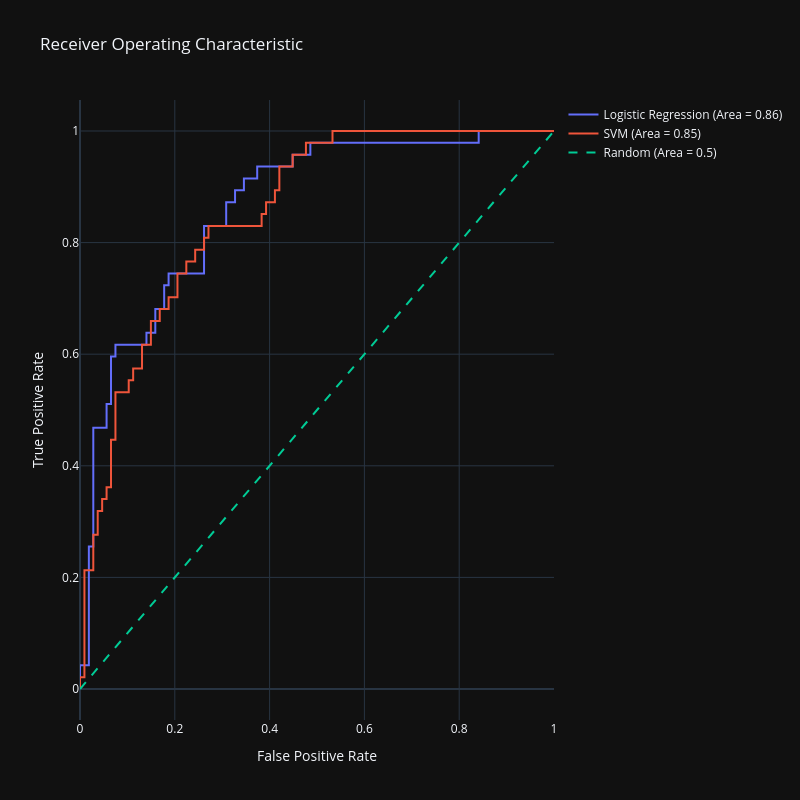

Notebook source saved alongside this figure:
### Code cell
import numpy as np
import plotly.graph_objects as go
from sklearn.linear_model import LogisticRegression
from sklearn.svm import SVC
from sklearn.metrics import roc_curve, roc_auc_score
from sklearn.preprocessing import StandardScaler

# Assuming that X_train, X_test, y_train, y_test are already defined

# SVM requires feature scaling for better performance
scaler = StandardScaler()
X_train_scaled = scaler.fit_transform(X_train)
X_test_scaled = scaler.transform(X_test)

# Logistic Regression model
lr_model = LogisticRegression(max_iter=1000)
lr_model.fit(X_train, y_train)
lr_scores = lr_model.predict_proba(X_test)[:,1]

# SVM model
svm_model = SVC(probability=True)
svm_model.fit(X_train_scaled, y_train)
svm_scores = svm_model.predict_proba(X_test_scaled)[:,1]

# Generate ROC curve data for logistic regression model
lr_fpr, lr_tpr, lr_thresholds = roc_curve(y_test, lr_scores)
lr_auc = roc_auc_score(y_test, lr_scores)

# Generate ROC curve data for SVM model
svm_fpr, svm_tpr, svm_thresholds = roc_curve(y_test, svm_scores)
svm_auc = roc_auc_score(y_test, svm_scores)

# Generate a trace for the Logistic Regression ROC curve
trace0 = go.Scatter(
    x=lr_fpr,
    y=lr_tpr,
    mode='lines',
    name=f'Logistic Regression (Area = {lr_auc:.2f})'
)

# Generate a trace for the SVM ROC curve
trace1 = go.Scatter(
    x=svm_fpr,
    y=svm_tpr,
    mode='lines',
    name=f'SVM (Area = {svm_auc:.2f})'
)

# Diagonal line
trace2 = go.Scatter(
    x=[0, 1],
    y=[0, 1],
    mode='lines',
    name='Random (Area = 0.5)',
    line=dict(dash='dash')
)

data = [trace0, trace1, trace2]

# Define layout with square aspect ratio
layout = go.Layout(
    title='Receiver Operating Characteristic',
    xaxis=dict(title='False Positive Rate'),
    yaxis=dict(title='True Positive Rate'),
    autosize=False,
    width=800,
    height=800,
    showlegend=True
)

# Define figure and add data
fig = go.Figure(data=data, layout=layout)

# Show figure
fig.show()

### Figure 1 — Plotly figure (JSON) as saved in the notebook; plotly's stock layout.template omitted (floating-point values rounded to 4 significant figures)
{"data": [{"mode": "lines", "name": "Logistic Regression (Area = 0.86)", "x": [0.0, 0.0, 0.0, 0.01869, 0.01869, 0.02804, 0.02804, 0.05607, 0.05607, 0.06542, 0.06542, 0.07477, 0.07477, 0.1402, 0.1402, 0.1589, 0.1589, 0.1776, 0.1776, 0.1869, 0.1869, 0.2617, 0.2617, 0.3084, 0.3084, 0.3271, 0.3271, 0.3458, 0.3458, 0.3738, 0.3738, 0.4486, 0.4486, 0.486, 0.486, 0.8411, 0.8411, 1.0], "y": [0.0, 0.02128, 0.04255, 0.04255, 0.2553, 0.2553, 0.4681, 0.4681, 0.5106, 0.5106, 0.5957, 0.5957, 0.617, 0.617, 0.6383, 0.6383, 0.6809, 0.6809, 0.7234, 0.7234, 0.7447, 0.7447, 0.8298, 0.8298, 0.8723, 0.8723, 0.8936, 0.8936, 0.9149, 0.9149, 0.9362, 0.9362, 0.9574, 0.9574, 0.9787, 0.9787, 1.0, 1.0], "type": "scatter"}, {"mode": "lines", "name": "SVM (Area = 0.85)", "x": [0.0, 0.0, 0.009346, 0.009346, 0.02804, 0.02804, 0.03738, 0.03738, 0.04673, 0.04673, 0.05607, 0.05607, 0.06542, 0.06542, 0.07477, 0.07477, 0.1028, 0.1028, 0.1121, 0.1121, 0.1308, 0.1308, 0.1495, 0.1495, 0.1682, 0.1682, 0.1869, 0.1869, 0.2056, 0.2056, 0.2243, 0.2243, 0.243, 0.243, 0.2617, 0.2617, 0.271, 0.271, 0.3832, 0.3832, 0.3925, 0.3925, 0.4112, 0.4112, 0.4206, 0.4206, 0.4486, 0.4486, 0.4766, 0.4766, 0.5327, 0.5327, 1.0], "y": [0.0, 0.02128, 0.02128, 0.2128, 0.2128, 0.2766, 0.2766, 0.3191, 0.3191, 0.3404, 0.3404, 0.3617, 0.3617, 0.4468, 0.4468, 0.5319, 0.5319, 0.5532, 0.5532, 0.5745, 0.5745, 0.617, 0.617, 0.6596, 0.6596, 0.6809, 0.6809, 0.7021, 0.7021, 0.7447, 0.7447, 0.766, 0.766, 0.7872, 0.7872, 0.8085, 0.8085, 0.8298, 0.8298, 0.8511, 0.8511, 0.8723, 0.8723, 0.8936, 0.8936, 0.9362, 0.9362, 0.9574, 0.9574, 0.9787, 0.9787, 1.0, 1.0], "type": "scatter"}, {"line": {"dash": "dash"}, "mode": "lines", "name": "Random (Area = 0.5)", "x": [0, 1], "y": [0, 1], "type": "scatter"}], "layout": {"autosize": false, "height": 800, "showlegend": true, "title": {"text": "Receiver Operating Characteristic"}, "width": 800, "xaxis": {"title": {"text": "False Positive Rate"}}, "yaxis": {"title": {"text": "True Positive Rate"}}}}
